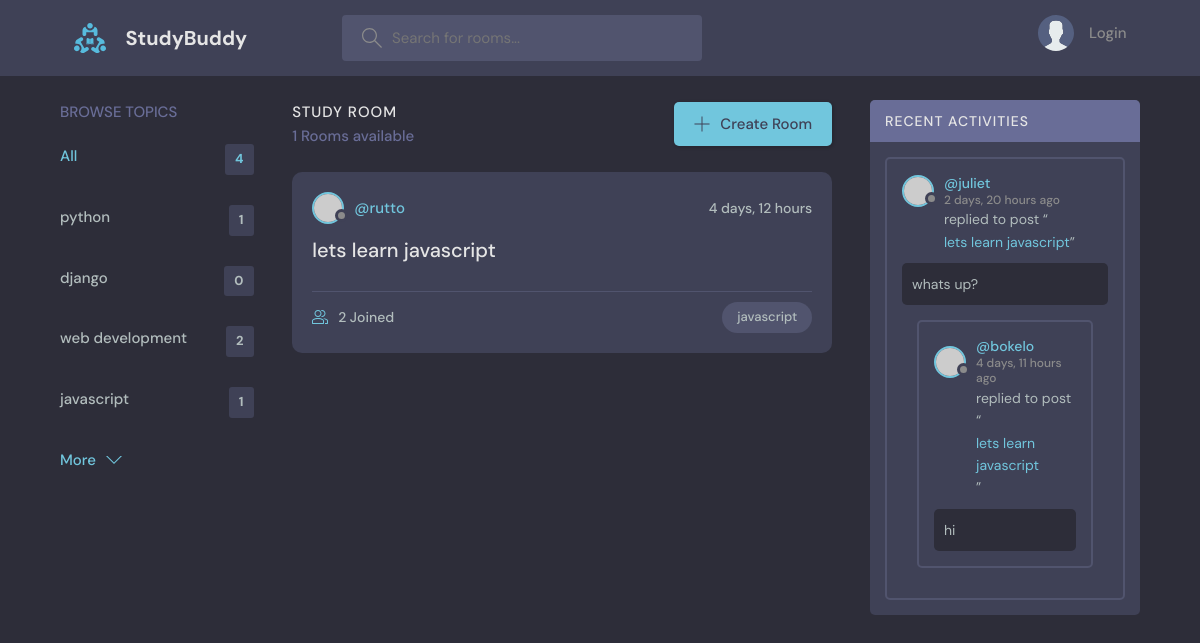
The page /room/?q=javascript on the database its author committed.
### base/models.py (models this page shows, shortened)
class Topic(models.Model):
    name = models.CharField(max_length=200)

class Room(models.Model):
    name = models.CharField(max_length=200)
    description = models.TextField(null=True, blank=True)
    updated = models.DateTimeField(auto_now=True)
    created = models.DateTimeField(auto_now_add=True)
    host = models.ForeignKey(User, on_delete=models.SET_NULL, null=True)
    participants = models.ManyToManyField(User , related_name='participants', blank=True)
    topic = models.ForeignKey('Topic', on_delete=models.SET_NULL, null=True)
    class Meta:
        ordering = ['-updated', '-created']
    def __str__(self):
        return self.name

class Message(models.Model):
    room = models.ForeignKey(Room, on_delete=models.CASCADE)
    body = models.TextField()
    updated = models.DateTimeField(auto_now=True)
    created = models.DateTimeField(auto_now_add=True)
    user = models.ForeignKey(User, on_delete=models.CASCADE)
    class Meta:
        ordering = ['-updated', '-created']

### base/views.py (the view)
# urls.py: path('', views.home, name='home'),
def home(request):
    q = request.GET.get('q') if request.GET.get('q') != None else ''
    rooms = Room.objects.filter(
            Q(topic__name__icontains=q) |
            Q(name__icontains=q) |
            Q(description__icontains=q)
            )
    topics = Topic.objects.all()
    room_count = rooms.count()
    room_messages = Message.objects.filter(
            Q(room__topic__name__icontains=q))
    context = {'rooms': rooms , 'topics': topics , 'room_count':room_count , 'room_messages': room_messages}
    return render(request, 'base/home.html' , context)

### base/templates/base/home.html (shortened to what this page needs)
{% extends 'main.html'   %}
{% block content   %}
    <main class="layout layout--3">
      <div class="container">
         {% include 'base/topic_component.html'  %}
        <div class="roomList">
          <div class="roomList__header">
            <div>
              <h2>Study Room</h2>
              <p>{{room_count}} Rooms available</p>
            </div>
            <a class="btn btn--main" href="create-room.html">
              <svg version="1.1" xmlns="http://www.w3.org/2000/svg" width="32" height="32" viewBox="0 0 32 32">
                <title>add</title>
                <path
                  d="M16.943 0.943h-1.885v14.115h-14.115v1.885h14.115v14.115h1.885v-14.115h14.115v-1.885h-14.115v-14.115z"
                ></path>
              </svg>
              Create Room
            </a>
          </div>
        {% include 'base/feed_component.html' %}
        </div>
         {% include 'base/activity_component.html' %}
      </div>
    </main>
{% endblock content  %}

### base/templates/base/topic_component.html
<div class="topics">
    <div class="topics__header">
      <h2>Browse Topics</h2>
    </div>
    <ul class="topics__list">
      <li>
        <a href="{% url 'home'  %}" class="active">All <span>{{topics.count}}</span></a>
      </li>
      {% for topic in topics  %}
      <li>
        <a href="{% url 'home' %}?q={{topic.name}}">{{topic.name}} <span>{{topic.room_set.all.count}}</span></a>
      </li>
      {% endfor %}
    </ul>
    <a class="btn btn--link" href="topics.html">
      More
      <svg version="1.1" xmlns="http://www.w3.org/2000/svg" width="32" height="32" viewBox="0 0 32 32">
        <title>chevron-down</title>
        <path d="M16 21l-13-13h-3l16 16 16-16h-3l-13 13z"></path>
      </svg>
    </a>
  </div>

### base/templates/base/feed_component.html (shortened to what this page needs)
{% for room in rooms %}
<div class="roomListRoom">
    <div class="roomListRoom__header">
      <a href="{% url 'user-profile' room.host.id  %}" class="roomListRoom__author">
        <div class="avatar avatar--small">
          <img src="https://randomuser.me/api/portraits/women/11.jpg" />
        </div>
        <span>@{{room.host.username}}</span>
      </a>
      <div class="roomListRoom__actions">
        <span>{{room.created|timesince}}</span>
      </div>
    </div>
    <div class="roomListRoom__content">
      <a href="{% url 'room' room.id  %}">{{room.name}}</a>
    </div>
    <div class="roomListRoom__meta">
      <a href="{% url 'room' room.id  %}" class="roomListRoom__joined">
        {{room.participants.all.count}} Joined
      </a>
      <p class="roomListRoom__topic">{{room.topic.name}}</p>
    </div>
  </div>
{% endfor %}

### base/templates/base/activity_component.html (shortened to what this page needs)
<div class="activities">
    <div class="activities__header">
      <h2>Recent Activities</h2>
    </div>
    {% for message in room_messages  %}
    <div class="activities__box">
      <div class="activities__boxHeader roomListRoom__header">
        <a href="{% url 'user-profile' message.user.id  %}" class="roomListRoom__author">
          <div class="avatar avatar--small">
            <img src="https://randomuser.me/api/portraits/women/11.jpg" />
          </div>
          <p>
            @{{message.user}}
            <span>{{message.created|timesince}} ago</span>
          </p>
        </a>
      </div>
      <div class="activities__boxContent">
        <p>replied to post “<a href="{% url 'room' message.room.id %}">{{message.room}}</a>”</p>
        <div class="activities__boxRoomContent">
         {{message.body}}
      </div>
    </div>
    {% endfor %}
  </div>

### rows shown on the page
Topic: name "python", room_set.all.count "1"
Topic: name "django", room_set.all.count "0"
Topic: name "web development", room_set.all.count "2"
Topic: name "javascript", room_set.all.count "1"
Room: host.username "rutto", created "4 days, 12 hours", name "lets learn javascript", participants.all.count "2", topic.name "javascript"
Message: user "juliet", created "2 days, 20 hours", room "lets learn javascript", body "whats up?"
Message: user "bokelo", created "4 days, 11 hours", room "lets learn javascript", body "hi"

### other values the page prints
{{ topics.count }} "4"
{{ room_count }} "1"
